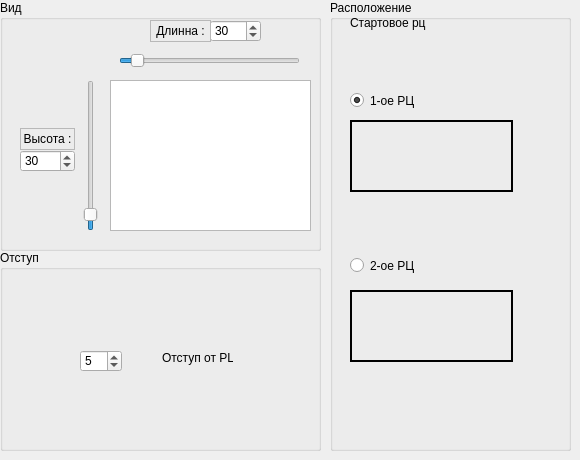
      <widget class="QWidget" name="tab_3">
       <attribute name="title">
        <string>МКРЦ</string>
       </attribute>
       <widget class="QGroupBox" name="groupBox_4">
        <property name="geometry">
         <rect>
          <x>0</x>
          <y>0</y>
          <width>321</width>
          <height>251</height>
         </rect>
        </property>
        <property name="title">
         <string>Вид</string>
        </property>
        <widget class="QSpinBox" name="heightControlSpin">
         <property name="geometry">
          <rect>
           <x>20</x>
           <y>150</y>
           <width>55</width>
           <height>22</height>
          </rect>
         </property>
         <property name="toolTip">
          <string>Высота РЦ</string>
         </property>
         <property name="layoutDirection">
          <enum>Qt::LeftToRight</enum>
         </property>
         <property name="wrapping">
          <bool>false</bool>
         </property>
         <property name="frame">
          <bool>true</bool>
         </property>
         <property name="buttonSymbols">
          <enum>QAbstractSpinBox::UpDownArrows</enum>
         </property>
         <property name="accelerated">
          <bool>false</bool>
         </property>
         <property name="prefix">
          <string/>
         </property>
         <property name="maximum">
          <number>300</number>
         </property>
         <property name="value">
          <number>30</number>
         </property>
        </widget>
        <widget class="QSpinBox" name="widthControlSpin">
         <property name="geometry">
          <rect>
           <x>210</x>
           <y>20</y>
           <width>51</width>
           <height>22</height>
          </rect>
         </property>
         <property name="toolTip">
          <string>Шиина РЦ</string>
         </property>
         <property name="maximum">
          <number>300</number>
         </property>
         <property name="value">
          <number>30</number>
         </property>
        </widget>
        <widget class="QSlider" name="verticalControlSlider">
         <property name="geometry">
          <rect>
           <x>80</x>
           <y>80</y>
           <width>22</width>
           <height>151</height>
          </rect>
         </property>
         <property name="maximum">
          <number>300</number>
         </property>
         <property name="value">
          <number>20</number>
         </property>
         <property name="tracking">
          <bool>true</bool>
         </property>
         <property name="orientation">
          <enum>Qt::Vertical</enum>
         </property>
        </widget>
        <widget class="QGraphicsView" name="graphicsView_2">
         <property name="geometry">
          <rect>
           <x>110</x>
           <y>80</y>
           <width>201</width>
           <height>151</height>
          </rect>
         </property>
         <property name="styleSheet">
          <string notr="true"/>
         </property>
        </widget>
        <widget class="QSlider" name="horizontalControlSlider">
         <property name="geometry">
          <rect>
           <x>119</x>
           <y>50</y>
           <width>181</width>
           <height>22</height>
          </rect>
         </property>
         <property name="maximum">
          <number>300</number>
         </property>
         <property name="value">
          <number>20</number>
         </property>
         <property name="orientation">
          <enum>Qt::Horizontal</enum>
         </property>
        </widget>
        <widget class="QLabel" name="label_18">
         <property name="geometry">
          <rect>
           <x>20</x>
           <y>128</y>
           <width>55</width>
           <height>22</height>
          </rect>
         </property>
         <property name="frameShape">
          <enum>QFrame::StyledPanel</enum>
         </property>
         <property name="frameShadow">
          <enum>QFrame::Plain</enum>
         </property>
         <property name="text">
          <string>Высота :</string>
         </property>
         <property name="alignment">
          <set>Qt::AlignHCenter|Qt::AlignTop</set>
         </property>
        </widget>
        <widget class="QLabel" name="label_19">
         <property name="geometry">
          <rect>
           <x>150</x>
           <y>20</y>
           <width>61</width>
           <height>22</height>
          </rect>
         </property>
         <property name="frameShape">
          <enum>QFrame::StyledPanel</enum>
         </property>
         <property name="frameShadow">
          <enum>QFrame::Plain</enum>
         </property>
         <property name="text">
          <string>Длинна :</string>
         </property>
         <property name="alignment">
          <set>Qt::AlignCenter</set>
         </property>
        </widget>
        <widget class="QLabel" name="label_38">
         <property name="geometry">
          <rect>
           <x>195</x>
           <y>140</y>
           <width>31</width>
           <height>41</height>
          </rect>
         </property>
         <property name="styleSheet">
          <string notr="true">background-image: url(:/prefix/images/mkrc.png)</string>
         </property>
         <property name="text">
          <string/>
         </property>
        </widget>
       </widget>
       <widget class="QGroupBox" name="groupBox_15">
        <property name="geometry">
         <rect>
          <x>330</x>
          <y>0</y>
          <width>241</width>
          <height>451</height>
         </rect>
        </property>
        <property name="title">
         <string>Расположение</string>
        </property>
        <widget class="QLabel" name="label_20">
         <property name="geometry">
          <rect>
           <x>20</x>
           <y>120</y>
           <width>163</width>
           <height>72</height>
          </rect>
         </property>
         <property name="styleSheet">
          <string notr="true">background-image: url(:/prefix/images/mkrc_pattern1.JPG)</string>
         </property>
         <property name="frameShape">
          <enum>QFrame::WinPanel</enum>
         </property>
         <property name="text">
          <string/>
         </property>
        </widget>
        <widget class="QLabel" name="label_21">
         <property name="geometry">
          <rect>
           <x>20</x>
           <y>15</y>
           <width>81</width>
           <height>16</height>
          </rect>
         </property>
         <property name="text">
          <string>Стартовое рц</string>
         </property>
        </widget>
        <widget class="QRadioButton" name="radioConrolStartFirstPattern">
         <property name="geometry">
          <rect>
           <x>20</x>
           <y>90</y>
           <width>71</width>
           <height>21</height>
          </rect>
         </property>
         <property name="text">
          <string>1-ое РЦ</string>
         </property>
         <property name="checked">
          <bool>true</bool>
         </property>
        </widget>
        <widget class="QLabel" name="label_23">
         <property name="geometry">
          <rect>
           <x>20</x>
           <y>290</y>
           <width>163</width>
           <height>72</height>
          </rect>
         </property>
         <property name="styleSheet">
          <string notr="true">background-image: url(:/prefix/images/mkrc_pattern2.JPG)</string>
         </property>
         <property name="frameShape">
          <enum>QFrame::WinPanel</enum>
         </property>
         <property name="text">
          <string/>
         </property>
        </widget>
        <widget class="QRadioButton" name="radioConrolStartSecondPattern">
         <property name="geometry">
          <rect>
           <x>20</x>
           <y>250</y>
           <width>81</width>
           <height>31</height>
          </rect>
         </property>
         <property name="text">
          <string>2-ое РЦ</string>
         </property>
        </widget>
       </widget>
       <widget class="QGroupBox" name="groupBox_3">
        <property name="geometry">
         <rect>
          <x>0</x>
          <y>250</y>
          <width>321</width>
          <height>201</height>
         </rect>
        </property>
        <property name="title">
         <string>Отступ</string>
        </property>
        <widget class="QLabel" name="label_34">
         <property name="geometry">
          <rect>
           <x>122</x>
           <y>85</y>
           <width>61</width>
           <height>51</height>
          </rect>
         </property>
         <property name="styleSheet">
          <string notr="true">border-image: url(:/prefix/images/arrows.png)</string>
         </property>
         <property name="text">
          <string/>
         </property>
        </widget>
        <widget class="QLabel" name="label_32">
         <property name="geometry">
          <rect>
           <x>80</x>
           <y>50</y>
           <width>141</width>
           <height>31</height>
          </rect>
         </property>
         <property name="styleSheet">
          <string notr="true">background-image: url(:/prefix/images/rc.png)</string>
         </property>
         <property name="text">
          <string/>
         </property>
        </widget>
        <widget class="QLabel" name="label_33">
         <property name="geometry">
          <rect>
           <x>120</x>
           <y>130</y>
           <width>63</width>
           <height>41</height>
          </rect>
         </property>
         <property name="styleSheet">
          <string notr="true">background-image: url(:/prefix/images/mkrc.png)</string>
         </property>
         <property name="text">
          <string/>
         </property>
        </widget>
        <widget class="QSpinBox" name="MarginControlSpin">
         <property name="geometry">
          <rect>
           <x>80</x>
           <y>100</y>
           <width>42</width>
           <height>22</height>
          </rect>
         </property>
         <property name="value">
          <number>5</number>
         </property>
        </widget>
        <widget class="QLabel" name="label_31">
         <property name="geometry">
          <rect>
           <x>162</x>
           <y>100</y>
           <width>71</width>
           <height>16</height>
          </rect>
         </property>
         <property name="text">
          <string>Отступ от РЦ</string>
         </property>
        </widget>
       </widget>
      </widget>
